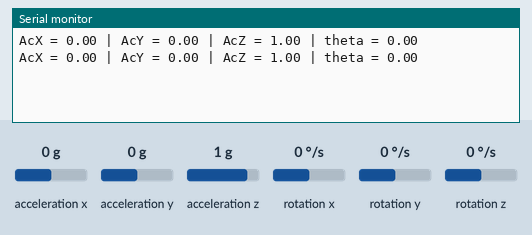
Bench run of a sketch on a simulated Arduino Uno, built with avr-gcc and run on an emulated ATmega328P. On the bench: the last lines printed to the serial monitor. Wiring (inferred from the names in the program): MPU-6050 motion sensor at I2C address 0x68. Inputs (shaded band) come from the test bench; at power-on: acceleration z 1 g, acceleration x 0 g, acceleration y 0 g, rotation x 0 °/s, rotation y 0 °/s, rotation z 0 °/s.

Above: at 2.8 s.
2.9 s: acceleration z set to 0 g
At 4.6 s:
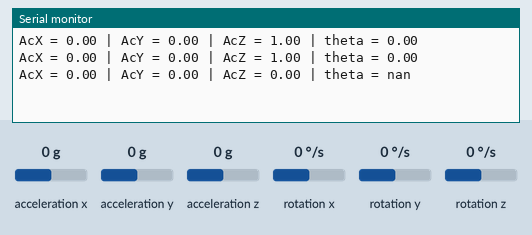
7.5 s: acceleration x set to -1.4 g
At 9.1 s:
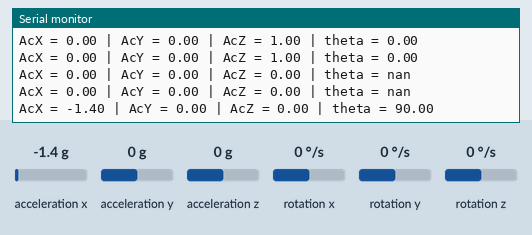
10.2 s: acceleration y set to -1.4 g
At 12.4 s:
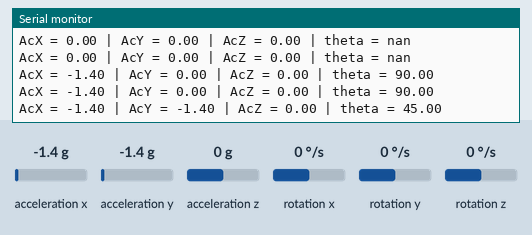
Timing chart, 0 to 13.9 s (numbered marks = the images above; inputs shaded):
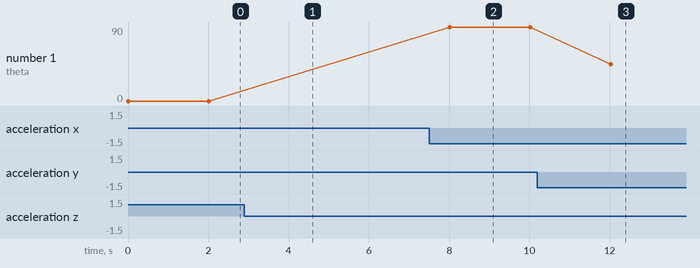

The sketch:

projetoiee.ino
```cpp
 //Carrega a biblioteca Wire
    #include<Wire.h>
    #include<math.h>

    //Endereco I2C do MPU6050
    const int MPU=0x68;
    //Variaveis para armazenar valores dos sensores

    int AcX=0,AcY=0,AcZ=0,Tmp=0,GyX=0,GyY=0,GyZ=0;
    float theta_pitch;

    void setup()
    {
      Serial.begin(9600);
      Wire.begin();
      Wire.beginTransmission(MPU);
      Wire.write(0x6B);
      //Inicializa o MPU-6050
      Wire.write(0);
      Wire.endTransmission(true);
    }
    void loop()
    {
      Wire.beginTransmission(MPU);
      Wire.write(0x3B);  // starting with register 0x3B (ACCEL_XOUT_H)
      Wire.endTransmission(false);
      //Solicita os dados do sensor
      Wire.requestFrom(MPU,14,true);
      //Armazena o valor dos sensores nas variaveis correspondentes
      AcX=Wire.read()<<8|Wire.read();  //0x3B (ACCEL_XOUT_H) & 0x3C (ACCEL_XOUT_L)
      AcY=Wire.read()<<8|Wire.read();  //0x3D (ACCEL_YOUT_H) & 0x3E (ACCEL_YOUT_L)
      AcZ=Wire.read()<<8|Wire.read();  //0x3F (ACCEL_ZOUT_H) & 0x40 (ACCEL_ZOUT_L)
      //Tmp=Wire.read()<<8|Wire.read();  //0x41 (TEMP_OUT_H) & 0x42 (TEMP_OUT_L)
      //GyX=Wire.read()<<8|Wire.read();  //0x43 (GYRO_XOUT_H) & 0x44 (GYRO_XOUT_L)
      //GyY=Wire.read()<<8|Wire.read();  //0x45 (GYRO_YOUT_H) & 0x46 (GYRO_YOUT_L)
      //GyZ=Wire.read()<<8|Wire.read();  //0x47 (GYRO_ZOUT_H) & 0x48 (GYRO_ZOUT_L)

      //imprimindo os valores da aceleração lido pelo sensor antes do calculo.
      //Serial.println("\n");
      //Serial.print("AcX = "); Serial.print(AcX);
      //Envia valor Y do acelerometro para a serial
      //Serial.print(" | AcY = "); Serial.print(AcY);
      //Envia valor Z do acelerometro para a serial
      //Serial.print(" | AcZ = "); Serial.println(AcZ);
      //Serial.println("\n");

      //calculo para converter o valor bruto do acelerometro
     float Ax=AcX/16384.0;
      float Ay=AcY/16384.0;
      float Az=AcZ/16384.0;
      theta_pitch = (atan( (-Ax/(sqrt ((Ay*Ay)) + ((Az) *(Az))) )))*180/M_PI;

     //valor da aceleração após o cálculo.
      Serial.print("AcX = "); Serial.print(Ax);
      Serial.print(" | AcY = "); Serial.print(Ay);
      Serial.print(" | AcZ = "); Serial.print(Az);
      Serial.print(" | theta = "); Serial.print(theta_pitch);
       Serial.print("\n");
      //Envia valor da temperatura para a serial
      //Calcula a temperatura em graus Celsius
      //Serial.print(" | Tmp = "); Serial.print(Tmp/340.00+36.53);
      //Envia valor X do giroscopio para a serial
      //Serial.print(" | GyX = "); Serial.print(GyX);
      //Envia valor Y do giroscopio para a serial
      //Serial.print(" | GyY = "); Serial.print(GyY);
      //Envia valor Z do giroscopio para a serial
      //Serial.print(" | GyZ = "); Serial.println(GyZ);

      //Aguarda 300 ms e reinicia o processo
      delay(2000);
    }
```

Measured:
- after the input at 2.9 s, the serial monitor: prints a new line after 1.1 s (image 1)
- after the input at 7.5 s, the serial monitor: prints a new line after 0.52 s (image 2)
- after the input at 10.2 s, the serial monitor: prints a new line after 1.8 s (image 3)
- plotted number 1: 0 → 90 after the input at 7.5 s, 90 → 45 after the input at 10.2 s
